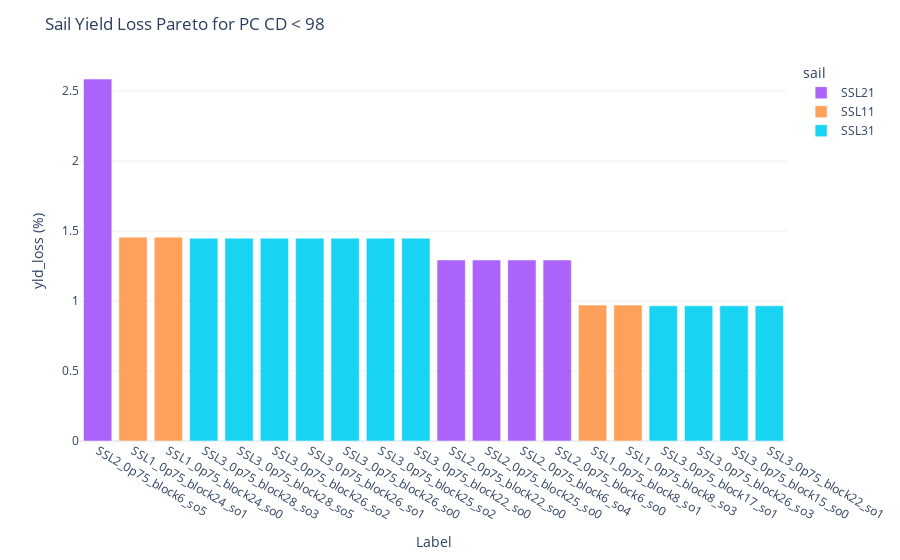

Source (notebook cell):
### Code cell
color_map = {'SSL1':'tomato','SSL2':'springgreen','SSL3':'dodgerblue'}
fig = px.bar(df_agg, x='label', y='yld_loss',
            hover_data=['label', 'yld_loss'],
            color = 'sail',
            color_discrete_map=color_map,
            labels={'label':'Label','yld_loss':'yld_loss'+' (%)'})
fig.update_layout(title_text='Sail Yield Loss Pareto for PC CD < 98')
fig.update_layout(xaxis_categoryorder = 'total descending')
fig.show()

### Figure 1 — Plotly figure (JSON) as saved in the notebook; plotly's stock layout.template omitted (floating-point values rounded to 4 significant figures)
{"data": [{"alignmentgroup": "True", "customdata": [["SSL2_0p75_block6_so5", 2.586], ["SSL2_0p75_block22_so0", 1.293], ["SSL2_0p75_block25_so0", 1.293], ["SSL2_0p75_block6_so4", 1.293], ["SSL2_0p75_block6_so0", 1.293]], "hovertemplate": "sail=SSL21<br>Label=%{customdata[0]}<br>yld_loss (%)=%{customdata[1]}<extra></extra>", "legendgroup": "SSL21", "marker": {"color": "#ab63fa"}, "name": "SSL21", "offsetgroup": "SSL21", "orientation": "v", "showlegend": true, "textposition": "auto", "type": "bar", "x": ["SSL2_0p75_block6_so5", "SSL2_0p75_block22_so0", "SSL2_0p75_block25_so0", "SSL2_0p75_block6_so4", "SSL2_0p75_block6_so0"], "xaxis": "x", "y": [2.586, 1.293, 1.293, 1.293, 1.293], "yaxis": "y"}, {"alignmentgroup": "True", "customdata": [["SSL1_0p75_block24_so1", 1.456], ["SSL1_0p75_block24_so0", 1.456], ["SSL1_0p75_block8_so1", 0.9709], ["SSL1_0p75_block8_so3", 0.9709]], "hovertemplate": "sail=SSL11<br>Label=%{customdata[0]}<br>yld_loss (%)=%{customdata[1]}<extra></extra>", "legendgroup": "SSL11", "marker": {"color": "#FFA15A"}, "name": "SSL11", "offsetgroup": "SSL11", "orientation": "v", "showlegend": true, "textposition": "auto", "type": "bar", "x": ["SSL1_0p75_block24_so1", "SSL1_0p75_block24_so0", "SSL1_0p75_block8_so1", "SSL1_0p75_block8_so3"], "xaxis": "x", "y": [1.456, 1.456, 0.9709, 0.9709], "yaxis": "y"}, {"alignmentgroup": "True", "customdata": [["SSL3_0p75_block28_so3", 1.449], ["SSL3_0p75_block28_so5", 1.449], ["SSL3_0p75_block26_so2", 1.449], ["SSL3_0p75_block26_so1", 1.449], ["SSL3_0p75_block26_so0", 1.449], ["SSL3_0p75_block25_so2", 1.449], ["SSL3_0p75_block22_so0", 1.449], ["SSL3_0p75_block17_so1", 0.9662], ["SSL3_0p75_block26_so3", 0.9662], ["SSL3_0p75_block15_so0", 0.9662], ["SSL3_0p75_block22_so1", 0.9662]], "hovertemplate": "sail=SSL31<br>Label=%{customdata[0]}<br>yld_loss (%)=%{customdata[1]}<extra></extra>", "legendgroup": "SSL31", "marker": {"color": "#19d3f3"}, "name": "SSL31", "offsetgroup": "SSL31", "orientation": "v", "showlegend": true, "textposition": "auto", "type": "bar", "x": ["SSL3_0p75_block28_so3", "SSL3_0p75_block28_so5", "SSL3_0p75_block26_so2", "SSL3_0p75_block26_so1", "SSL3_0p75_block26_so0", "SSL3_0p75_block25_so2", "SSL3_0p75_block22_so0", "SSL3_0p75_block17_so1", "SSL3_0p75_block26_so3", "SSL3_0p75_block15_so0", "SSL3_0p75_block22_so1"], "xaxis": "x", "y": [1.449, 1.449, 1.449, 1.449, 1.449, 1.449, 1.449, 0.9662, 0.9662, 0.9662, 0.9662], "yaxis": "y"}], "layout": {"barmode": "relative", "legend": {"title": {"text": "sail"}, "tracegroupgap": 0}, "margin": {"t": 60}, "title": {"text": "Sail Yield Loss Pareto for PC CD < 98"}, "xaxis": {"anchor": "y", "categoryorder": "total descending", "domain": [0, 1], "title": {"text": "Label"}}, "yaxis": {"anchor": "x", "domain": [0, 1], "title": {"text": "yld_loss (%)"}}}}
